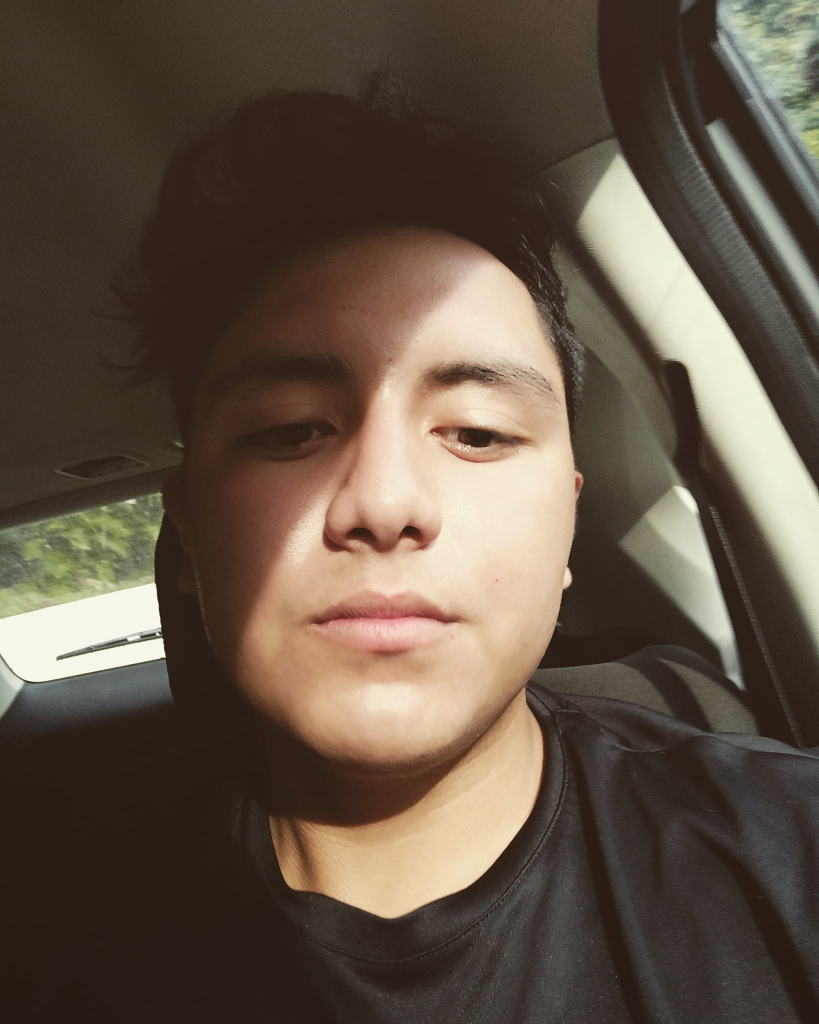
#> input picture YO.jpg, 1638 x 2048 px (shown at 1/2 size)
$ python caricatura.py
#> lines starting #> are read from the running program, lines starting #| are printed output that depends on the picture; after the words box and inside, x2 and y2 are one past the last pixel; in counts of white or black regions, pixels touching at a corner belong together
import cv2
from tkinter.filedialog import *

photo = askopenfilename()
#> the answer given: YO.jpg
img = cv2.imread(photo)
#> img is the input picture: shape (2048, 1638, 3); mean B, G, R 69.1, 82.7, 96.9
res = cv2.resize(img, dsize=(400,400), interpolation=cv2.INTER_CUBIC)
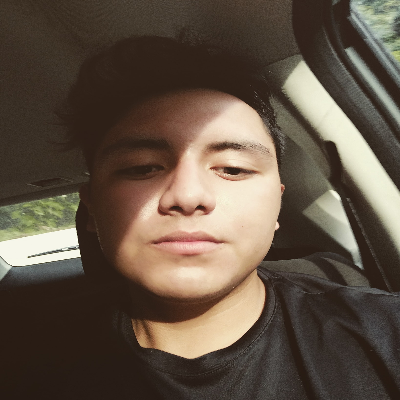
#> res: shape (400, 400, 3); mean B, G, R 69.1, 82.7, 96.9

gris = cv2.cvtColor (img, cv2.COLOR_BGR2GRAY)
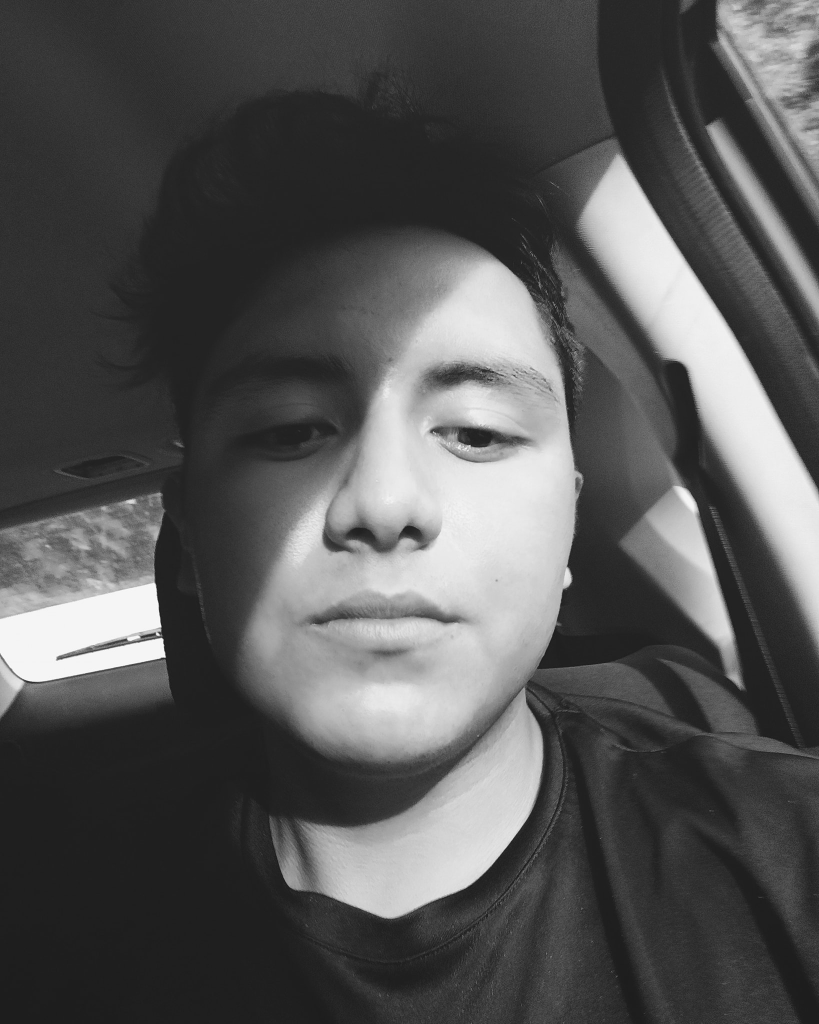
#> gris: shape (2048, 1638) (shown at 1/2 size); min 17, max 254, mean 85.4
gris = cv2.medianBlur (gris, 3)
bordes = cv2.adaptiveThreshold (gris, 255, cv2.ADAPTIVE_THRESH_MEAN_C, cv2.THRESH_BINARY, 9, 9)
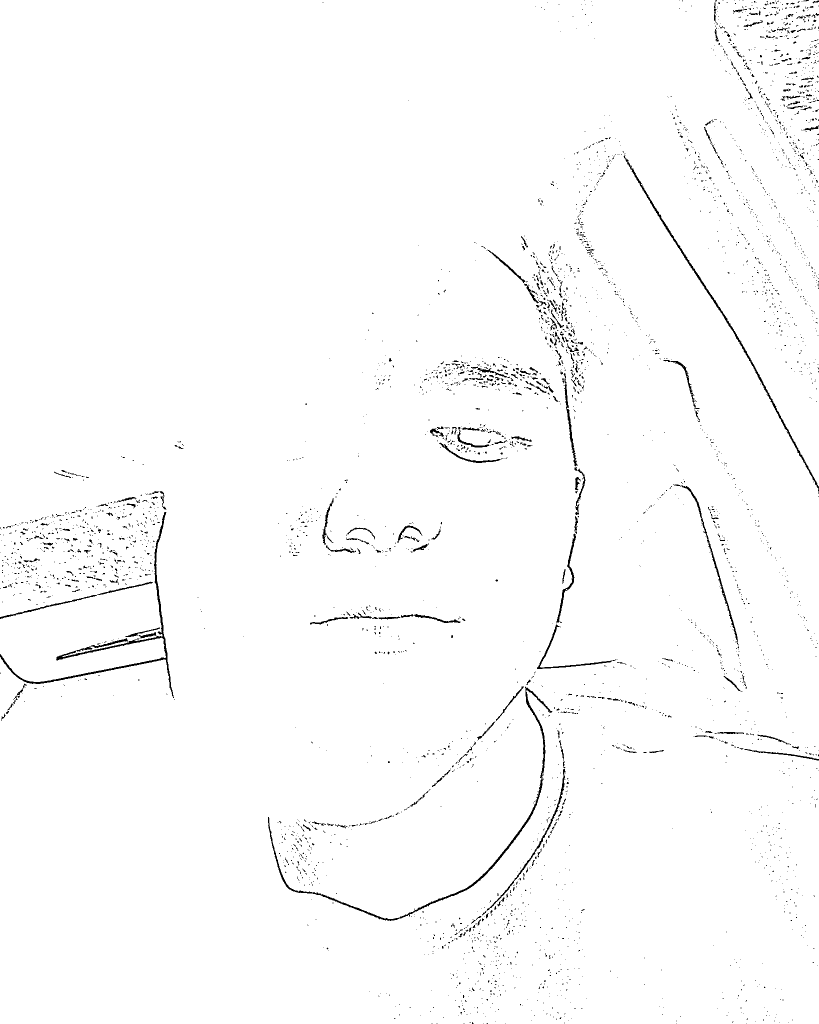
#> bordes: shape (2048, 1638) (shown at 1/2 size); 98.6% white; 3900 black regions (3603 under 20 px), largest, box (x1, y1, x2, y2) and area: (0, 1024, 348, 1396) 4355, (536, 1373, 1105, 1842) 3948, (1247, 309, 1638, 988) 2907

color = cv2.bilateralFilter(img, 9, 250, 250)
cartoon = cv2.bitwise_and(color, color, mask=bordes)
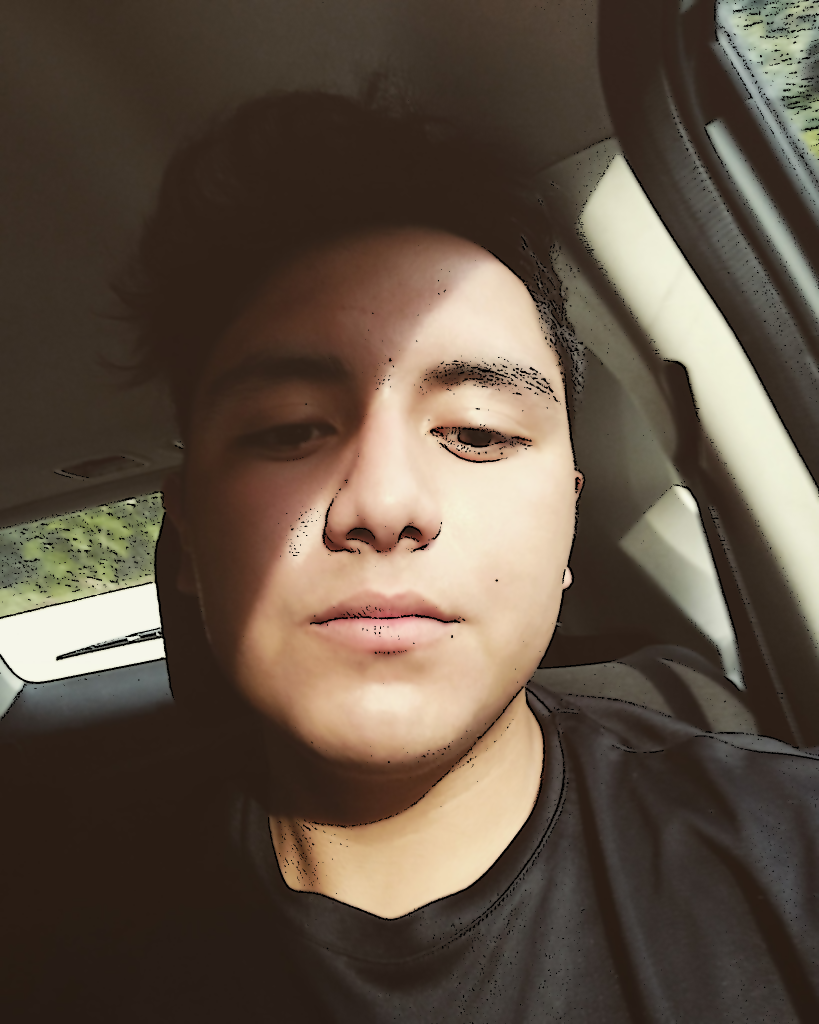
#> cartoon: shape (2048, 1638, 3) (shown at 1/2 size); mean B, G, R 68, 81.4, 95.5

cv2.imshow("images", img)
cv2.imshow("Bordes", bordes)
cv2.imwrite('/home/jesuslap/Documents/Workspace/OpenCV/Examen/Bordes.jpg',bordes)
cv2.imshow("Cartoon", cartoon)
cv2.imwrite('/home/jesuslap/Documents/Workspace/OpenCV/Examen/Cartoon.jpg',cartoon)

cv2.waitKey(0)
cv2.destroyAllWindows()
